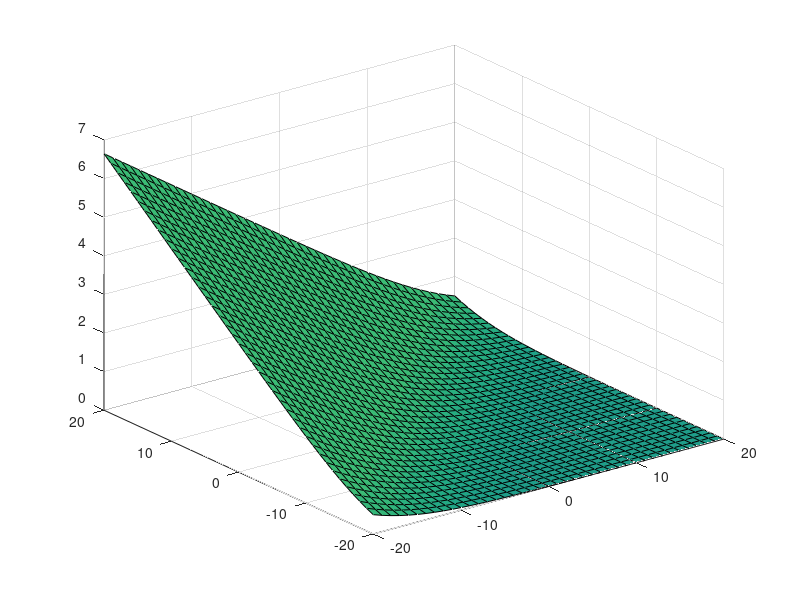

MATLAB code for this plot:
% MATLAB script for Illustrative Problem 10.6.
echo on
clear;
p_db=[-20:1:20];
np_db=p_db;
p=10.^(p_db/10);
np=p;
for i=1:41
    for j=1:41
        c(i,j)=0.5*log2(1+p(i)/np(j));
        echo off ;
    end
end
echo on ;
pause % Press a key to see the plot.
surfl(np_db,p_db,c)